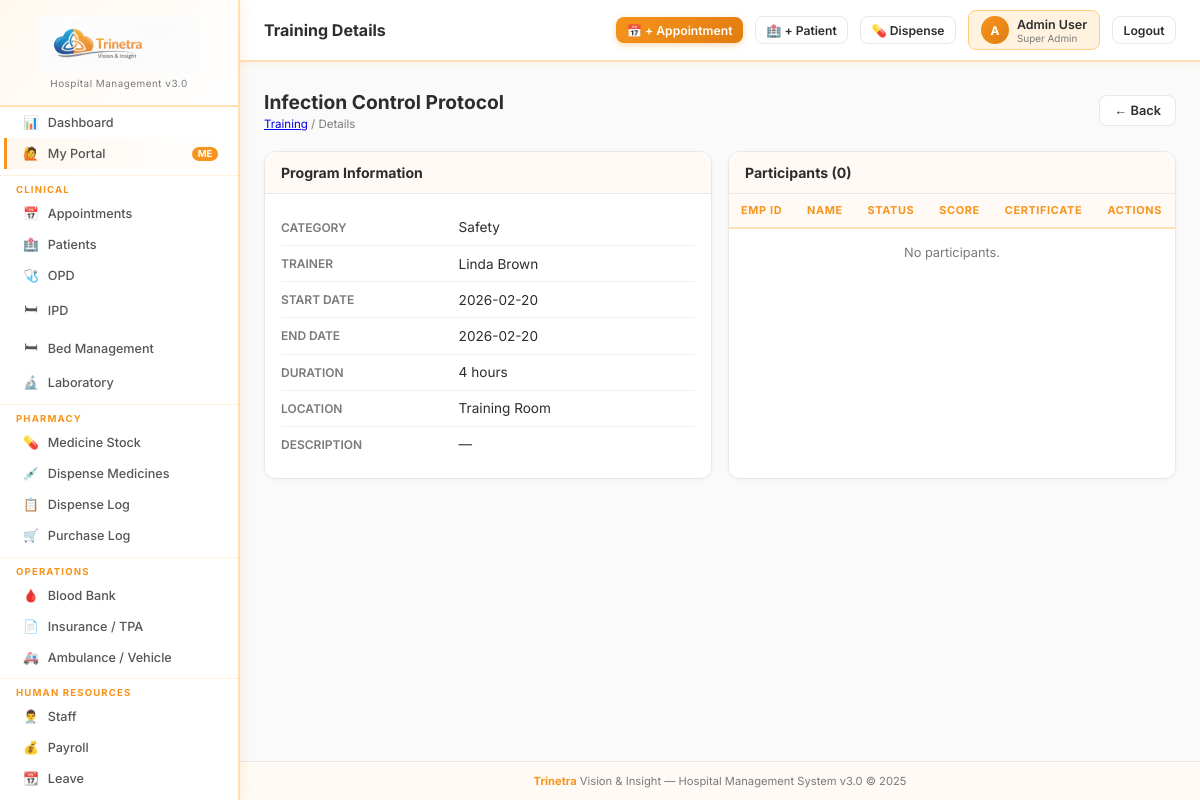
/hr/training/2 (signed in), run on the app's committed database.
### tables this page shows
CREATE TABLE training (
    id INTEGER PRIMARY KEY AUTOINCREMENT, title TEXT NOT NULL,
    category TEXT DEFAULT '', trainer TEXT DEFAULT '',
    start_date TEXT DEFAULT '', end_date TEXT DEFAULT '',
    duration_hours INTEGER DEFAULT 0, location TEXT DEFAULT '',
    description TEXT DEFAULT '', is_active INTEGER DEFAULT 1,
    created_at TEXT DEFAULT CURRENT_TIMESTAMP
);

### app.py (the view)
@app.route('/hr/training/<int:tid>')
@perm_required('hr_training','view')
def hr_training_view(tid):
    training = qdb("SELECT * FROM training WHERE id=?", (tid,), one=True)
    participants = qdb("""SELECT training_participants.*,staff.name,staff.surname,staff.employee_id
        FROM training_participants JOIN staff ON staff.id=training_participants.staff_id
        WHERE training_participants.training_id=?""", (tid,))
    return render_template('hr/training_view.html', training=dict(training) if training else {}, participants=participants)

### app.py (called while the page is built)
def get_db():
    db = getattr(g, '_database', None)
    if db is None:
        db = g._database = sqlite3.connect(DATABASE)
        db.row_factory = sqlite3.Row
        db.execute("PRAGMA foreign_keys = ON")
    return db

@app.teardown_appcontext
def close_connection(exception):
    db = getattr(g, '_database', None)
    if db is not None: db.close()

def qdb(query, args=(), one=False):
    cur = get_db().execute(query, args)
    rv = cur.fetchall()
    return (rv[0] if rv else None) if one else rv

def get_user(): return session.get('hospitaladmin', {})

def get_user_permissions():
    user = get_user()
    if not user: return {}
    if user.get('roles') == 'Super Admin':
        return {m: {'view':True,'add':True,'edit':True,'delete':True} for m in ALL_MODULES}
    role_id = user.get('role_id', 0)
    rows = qdb("SELECT module,can_view,can_add,can_edit,can_delete FROM role_permissions WHERE role_id=?", (role_id,))
    return {r['module']: {'view':bool(r['can_view']),'add':bool(r['can_add']),'edit':bool(r['can_edit']),'delete':bool(r['can_delete'])} for r in rows}

def perm_required(module, action='view'):
    def decorator(f):
        @wraps(f)
        def decorated(*args, **kwargs):
            if 'hospitaladmin' not in session:
                return redirect(url_for('login'))
            user = get_user()
            if user.get('roles') == 'Super Admin':
                return f(*args, **kwargs)
            perms = get_user_permissions()
            if not perms.get(module, {}).get(action):
                flash(f'Access denied: {action} permission required for {module}.', 'danger')
                return redirect(url_for('dashboard'))
            return f(*args, **kwargs)
        return decorated
    return decorator

@app.context_processor
def inject_globals():
    user = get_user()
    perms = get_user_permissions() if user else {}
    settings = {}
    if user:
        try:
            rows = qdb("SELECT name,value FROM sch_settings")
            settings = {r['name']: r['value'] for r in rows}
        except: pass
    return dict(current_user=type('U', (), user)() if user else None,
                user_perms=perms, settings=settings,
                ALL_MODULES=ALL_MODULES)

### templates/hr/training_view.html (shortened to what this page needs)
{% extends 'base.html' %}{% block title %}Training Details{% endblock %}{% block page_title %}Training Details{% endblock %}{% block content %}
<div class="page-header"><div><h1>{{ training.title }}</h1><div class="breadcrumb"><a href="{{ url_for('hr_training') }}">Training</a> / Details</div></div><a href="{{ url_for('hr_training') }}" class="btn btn-secondary">← Back</a></div>
<div class="grid-2">
<div class="card"><div class="card-header"><h3>Program Information</h3></div><div class="card-body">
  <table style="width:100%;font-size:.85rem;">
    {% for label,val in [('Category',training.category),('Trainer',training.trainer),('Start Date',training.start_date),('End Date',training.end_date),('Duration',training.duration_hours|string+' hours'),('Location',training.location),('Description',training.description)] %}
    <tr><td style="padding:.4rem 0;color:var(--muted);width:40%;font-size:.75rem;font-weight:600;text-transform:uppercase;">{{ label }}</td><td>{{ val or '—' }}</td></tr>{% endfor %}
  </table>
</div></div>
<div class="card"><div class="card-header"><h3>Participants ({{ participants|length }})</h3></div><div class="card-body p-0">
  <table><thead><tr><th>Emp ID</th><th>Name</th><th>Status</th><th>Score</th><th>Certificate</th><th>Actions</th></tr></thead>
  <tbody>{% for p in participants %}<tr>
    <td>{{ p.employee_id }}</td><td>{{ p.name }} {{ p.surname }}</td>
    <td>{% if p.status=='completed' %}<span class="badge badge-success">Completed</span>{% else %}<span class="badge badge-info">Enrolled</span>{% endif %}</td>
    <td>{{ p.score or '—' }}</td>
    <td>{% if p.certificate_issued %}<span class="badge badge-success">✓ Issued</span>{% else %}—{% endif %}</td>
    <td>
      {% if p.status!='completed' and user_perms.get('hr_training',{}).get('edit') %}
      <button class="btn btn-success btn-xs" onclick="markDone({{ training.id }},{{ p.staff_id }})">Mark Done</button>{% endif %}
    </td>
  </tr>{% else %}<tr><td colspan="6" class="text-center text-muted" style="padding:1rem">No participants.</td></tr>{% endfor %}</tbody>
  </table>
</div></div>
</div>
{% endblock %}

### templates/base.html (style rules this page uses)
:root { --brand-orange:#F7941D; --brand-orange-dark:#e07d10; --brand-orange-light:#FFF3E0; --brand-blue:#1565C0; --sidebar:#ffffff; --sidebar-border:#ffe0b2; --sidebar-hover:#fff8f0; --sidebar-active-bg:#F7941D; --sidebar-active-text:#ffffff; --topbar:#ffffff; --bg:#fafafa; --card:#ffffff; --border:#e8e8e8; --text:#2d2d2d; --muted:#7a7a7a; --primary:#F7941D; --primary-dark:#e07d10; --success:#2e7d32; --danger:#c62828; --warning:#e65100; --info:#0277bd; --purple:#6a1b9a; }
* { margin:0;padding:0;box-sizing:border-box; }
html,body { height:100%; }
body { font-family:'Inter',system-ui,sans-serif; background:var(--bg); color:var(--text); display:flex; min-height:100vh; overflow-x:hidden; }
.page-header { display:flex;align-items:center;justify-content:space-between; margin-bottom:1.25rem;flex-wrap:wrap;gap:.75rem; }
.page-header h1 { font-size:1.2rem;font-weight:700;color:var(--text); }
.breadcrumb { font-size:.72rem;color:var(--muted);margin-top:.15rem; }
.card { background:var(--card); border:1px solid var(--border); border-radius:.75rem; overflow:hidden; margin-bottom:1rem; box-shadow:0 1px 4px rgba(0,0,0,.04); }
.card-header { padding:.75rem 1rem; border-bottom:1px solid var(--border); display:flex;align-items:center;justify-content:space-between; background:#fffaf5; }
.card-header h3 { font-size:.88rem;font-weight:700;color:var(--text); }
.card-body { padding:1rem; }
.card-body.p-0 { padding:0; }
.grid-2 { display:grid;grid-template-columns:1fr 1fr;gap:1rem; }
table { width:100%;border-collapse:collapse;font-size:.8rem; }
thead tr { background:#fffaf5; }
th { padding:.6rem .75rem;text-align:left; font-size:.68rem;font-weight:700; color:var(--brand-orange); text-transform:uppercase;letter-spacing:.06em; white-space:nowrap; border-bottom:2px solid var(--sidebar-border); }
td { padding:.6rem .75rem;border-bottom:1px solid #f0f0f0;vertical-align:middle; }
tr:last-child td { border-bottom:none; }
.btn { display:inline-flex;align-items:center;gap:.4rem; padding:.45rem .875rem;border-radius:.5rem; font-size:.8rem;font-weight:600;cursor:pointer; border:none;text-decoration:none;transition:.15s;white-space:nowrap; }
.btn-secondary { background:#fff;color:var(--text);border:1.5px solid var(--border); }
.text-center { text-align:center; }
.text-muted { color:var(--muted); }

### data on the page
training: title "Infection Control Protocol", label "CATEGORY", category "Safety", label "TRAINER", trainer "Linda Brown", label "START DATE", start_date "2026-02-20", label "END DATE", end_date "2026-02-20", label "LOCATION", location "Training Room"

### other printed values
{{ current_user.username[:1].upper() if current_user else 'U' }} "A"
{{ current_user.username if current_user else '' }} "Admin User"
{{ current_user.roles if current_user else '' }} "Super Admin"
{{ label }} "DURATION" "DESCRIPTION"
{{ val or '—' }} "4 hours" "—"
{{ participants|length }} "0"
